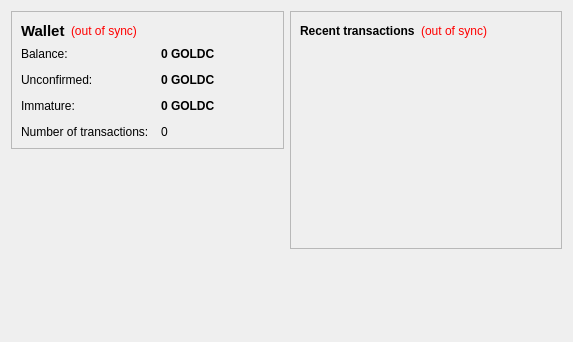
<?xml version="1.0" encoding="UTF-8"?>
<ui version="4.0">
 <class>OverviewPage</class>
 <widget class="QWidget" name="OverviewPage">
  <property name="geometry">
   <rect>
    <x>0</x>
    <y>0</y>
    <width>573</width>
    <height>342</height>
   </rect>
  </property>
  <property name="windowTitle">
   <string>Form</string>
  </property>
  <layout class="QHBoxLayout" name="horizontalLayout" stretch="1,1">
   <item>
    <layout class="QVBoxLayout" name="verticalLayout_2">
     <item>
      <widget class="QFrame" name="frame">
       <property name="frameShape">
        <enum>QFrame::StyledPanel</enum>
       </property>
       <property name="frameShadow">
        <enum>QFrame::Raised</enum>
       </property>
       <layout class="QVBoxLayout" name="verticalLayout_4">
        <item>
         <layout class="QHBoxLayout" name="horizontalLayout_4">
          <item>
           <widget class="QLabel" name="label_5">
            <property name="font">
             <font>
              <pointsize>11</pointsize>
              <weight>75</weight>
              <bold>true</bold>
             </font>
            </property>
            <property name="text">
             <string>Wallet</string>
            </property>
           </widget>
          </item>
          <item>
           <widget class="QLabel" name="labelWalletStatus">
            <property name="toolTip">
             <string>The displayed information may be out of date. Your wallet automatically synchronizes with the Gold Cryptocurrency network after a connection is established, but this process has not completed yet.</string>
            </property>
            <property name="styleSheet">
             <string notr="true">QLabel { color: red; }</string>
            </property>
            <property name="text">
             <string notr="true">(out of sync)</string>
            </property>
            <property name="alignment">
             <set>Qt::AlignLeading|Qt::AlignLeft|Qt::AlignVCenter</set>
            </property>
           </widget>
          </item>
          <item>
           <spacer name="horizontalSpacer_2">
            <property name="orientation">
             <enum>Qt::Horizontal</enum>
            </property>
            <property name="sizeHint" stdset="0">
             <size>
              <width>40</width>
              <height>20</height>
             </size>
            </property>
           </spacer>
          </item>
         </layout>
        </item>
        <item>
         <layout class="QFormLayout" name="formLayout_2">
          <property name="fieldGrowthPolicy">
           <enum>QFormLayout::AllNonFixedFieldsGrow</enum>
          </property>
          <property name="horizontalSpacing">
           <number>12</number>
          </property>
          <property name="verticalSpacing">
           <number>12</number>
          </property>
          <item row="0" column="0">
           <widget class="QLabel" name="label">
            <property name="text">
             <string>Balance:</string>
            </property>
           </widget>
          </item>
          <item row="0" column="1">
           <widget class="QLabel" name="labelBalance">
            <property name="font">
             <font>
              <weight>75</weight>
              <bold>true</bold>
             </font>
            </property>
            <property name="cursor">
             <cursorShape>IBeamCursor</cursorShape>
            </property>
            <property name="toolTip">
             <string>Your current balance</string>
            </property>
            <property name="text">
             <string notr="true">0 GOLDC</string>
            </property>
            <property name="textInteractionFlags">
             <set>Qt::LinksAccessibleByMouse|Qt::TextSelectableByKeyboard|Qt::TextSelectableByMouse</set>
            </property>
           </widget>
          </item>
          <item row="1" column="0">
           <widget class="QLabel" name="label_3">
            <property name="text">
             <string>Unconfirmed:</string>
            </property>
           </widget>
          </item>
          <item row="1" column="1">
           <widget class="QLabel" name="labelUnconfirmed">
            <property name="font">
             <font>
              <weight>75</weight>
              <bold>true</bold>
             </font>
            </property>
            <property name="cursor">
             <cursorShape>IBeamCursor</cursorShape>
            </property>
            <property name="toolTip">
             <string>Total of transactions that have yet to be confirmed, and do not yet count toward the current balance</string>
            </property>
            <property name="text">
             <string notr="true">0 GOLDC</string>
            </property>
            <property name="textInteractionFlags">
             <set>Qt::LinksAccessibleByMouse|Qt::TextSelectableByKeyboard|Qt::TextSelectableByMouse</set>
            </property>
           </widget>
          </item>
          <item row="3" column="0">
           <widget class="QLabel" name="label_2">
            <property name="text">
             <string>Number of transactions:</string>
            </property>
           </widget>
          </item>
          <item row="3" column="1">
           <widget class="QLabel" name="labelNumTransactions">
            <property name="toolTip">
             <string>Total number of transactions in wallet</string>
            </property>
            <property name="text">
             <string notr="true">0</string>
            </property>
           </widget>
          </item>
          <item row="2" column="0">
           <widget class="QLabel" name="labelImmatureText">
            <property name="text">
             <string>Immature:</string>
            </property>
           </widget>
          </item>
          <item row="2" column="1">
           <widget class="QLabel" name="labelImmature">
            <property name="font">
             <font>
              <weight>75</weight>
              <bold>true</bold>
             </font>
            </property>
            <property name="toolTip">
             <string>Mined balance that has not yet matured</string>
            </property>
            <property name="text">
             <string notr="true">0 GOLDC</string>
            </property>
            <property name="textInteractionFlags">
             <set>Qt::LinksAccessibleByMouse|Qt::TextSelectableByKeyboard|Qt::TextSelectableByMouse</set>
            </property>
           </widget>
          </item>
         </layout>
        </item>
       </layout>
      </widget>
     </item>
     <item>
      <spacer name="verticalSpacer">
       <property name="orientation">
        <enum>Qt::Vertical</enum>
       </property>
       <property name="sizeHint" stdset="0">
        <size>
         <width>20</width>
         <height>40</height>
        </size>
       </property>
      </spacer>
     </item>
    </layout>
   </item>
   <item>
    <layout class="QVBoxLayout" name="verticalLayout_3">
     <item>
      <widget class="QFrame" name="frame_2">
       <property name="frameShape">
        <enum>QFrame::StyledPanel</enum>
       </property>
       <property name="frameShadow">
        <enum>QFrame::Raised</enum>
       </property>
       <layout class="QVBoxLayout" name="verticalLayout">
        <item>
         <layout class="QHBoxLayout" name="horizontalLayout_2">
          <item>
           <widget class="QLabel" name="label_4">
            <property name="text">
             <string>&lt;b&gt;Recent transactions&lt;/b&gt;</string>
            </property>
           </widget>
          </item>
          <item>
           <widget class="QLabel" name="labelTransactionsStatus">
            <property name="toolTip">
             <string>The displayed information may be out of date. Your wallet automatically synchronizes with the Gold Cryptocurrency network after a connection is established, but this process has not completed yet.</string>
            </property>
            <property name="styleSheet">
             <string notr="true">QLabel { color: red; }</string>
            </property>
            <property name="text">
             <string notr="true">(out of sync)</string>
            </property>
            <property name="alignment">
             <set>Qt::AlignRight|Qt::AlignTrailing|Qt::AlignVCenter</set>
            </property>
           </widget>
          </item>
          <item>
           <spacer name="horizontalSpacer">
            <property name="orientation">
             <enum>Qt::Horizontal</enum>
            </property>
            <property name="sizeHint" stdset="0">
             <size>
              <width>40</width>
              <height>20</height>
             </size>
            </property>
           </spacer>
          </item>
         </layout>
        </item>
        <item>
         <widget class="QListView" name="listTransactions">
          <property name="styleSheet">
           <string notr="true">QListView { background: transparent; }</string>
          </property>
          <property name="frameShape">
           <enum>QFrame::NoFrame</enum>
          </property>
          <property name="verticalScrollBarPolicy">
           <enum>Qt::ScrollBarAlwaysOff</enum>
          </property>
          <property name="horizontalScrollBarPolicy">
           <enum>Qt::ScrollBarAlwaysOff</enum>
          </property>
          <property name="selectionMode">
           <enum>QAbstractItemView::NoSelection</enum>
          </property>
         </widget>
        </item>
       </layout>
      </widget>
     </item>
     <item>
      <spacer name="verticalSpacer_2">
       <property name="orientation">
        <enum>Qt::Vertical</enum>
       </property>
       <property name="sizeHint" stdset="0">
        <size>
         <width>20</width>
         <height>40</height>
        </size>
       </property>
      </spacer>
     </item>
    </layout>
   </item>
  </layout>
 </widget>
 <resources/>
 <connections/>
</ui>
